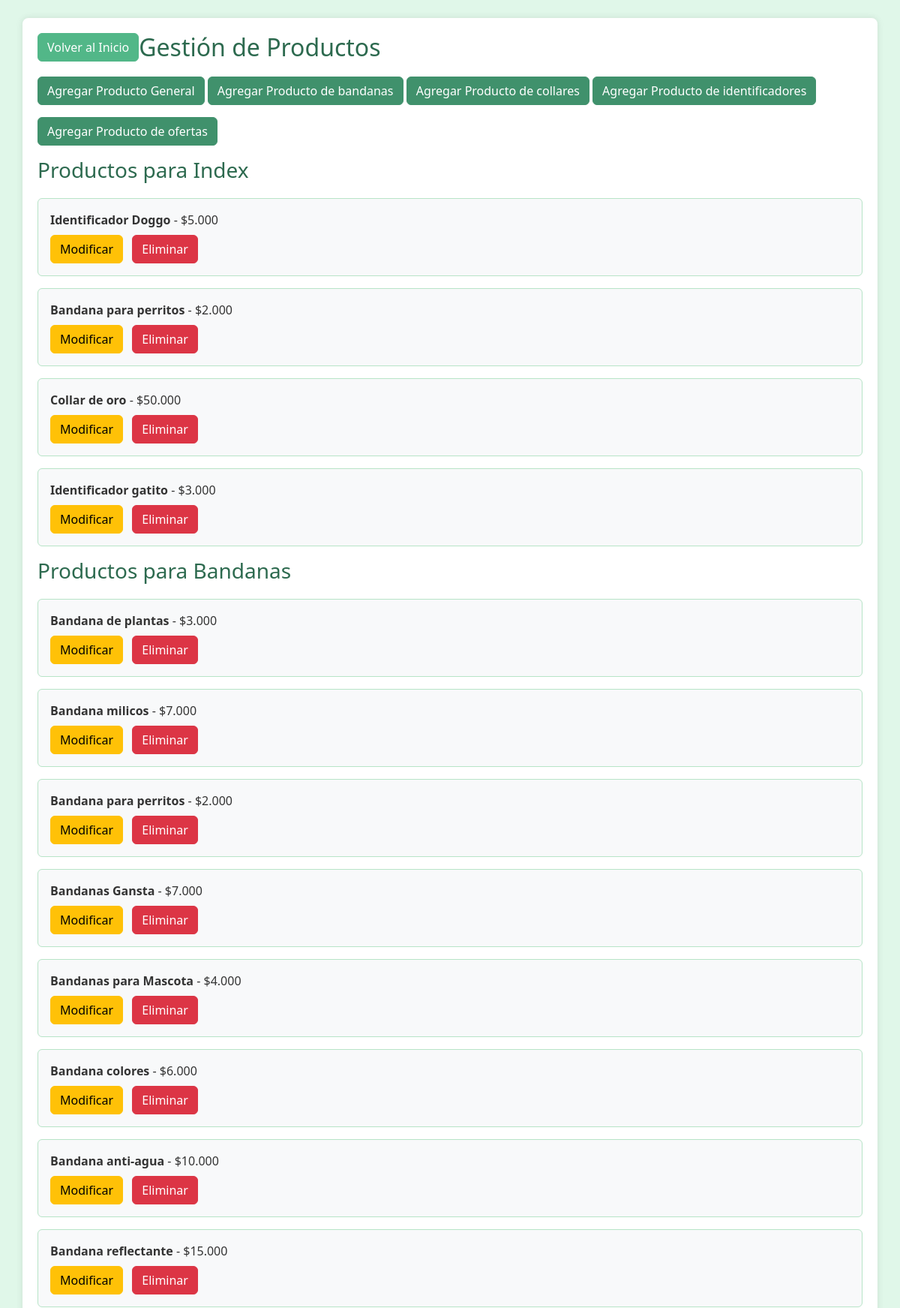
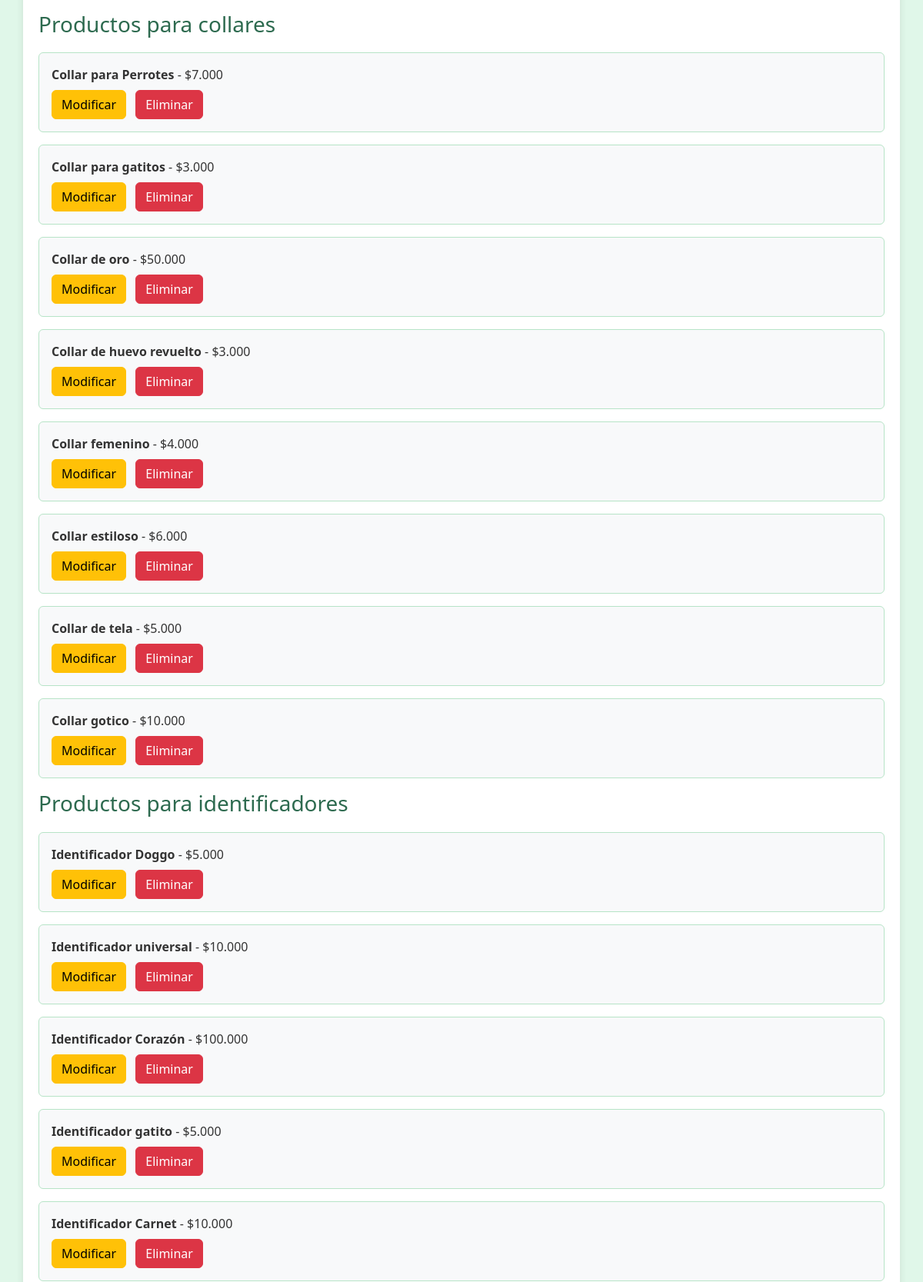
The page /aplicacion/admin_listado/ (upper part) on the database its author committed (2 pictures, top to bottom).
### aplicacion/models.py (models this page shows, shortened)
class Producto(models.Model):
    imagen = models.ImageField(upload_to='productos/')
    nombre = models.CharField(max_length=100)
    texto = models.CharField(max_length=100)
    precio = models.CharField(max_length=50)

class Producto_bandanas(models.Model):
    imagen = models.ImageField(upload_to='productos/')
    nombre = models.CharField(max_length=100)
    texto = models.CharField(max_length=100)
    precio = models.CharField(max_length=50)

class Producto_collares(models.Model):
    imagen = models.ImageField(upload_to='productos/')
    nombre = models.CharField(max_length=100)
    texto = models.CharField(max_length=100)
    precio = models.CharField(max_length=50)

class Producto_identificadores(models.Model):
    imagen = models.ImageField(upload_to='productos/')
    nombre = models.CharField(max_length=100)
    texto = models.CharField(max_length=100)
    precio = models.CharField(max_length=50)

### aplicacion/views.py (the view)
# urls.py: path('admin_listado/', views.lista_productos, name='lista_productos'),
def lista_productos(request):
    productos_index = Producto.objects.all()
    productos_bandanas = Producto_bandanas.objects.all()
    productos_collares = Producto_collares.objects.all()
    productos_identificadores = Producto_identificadores.objects.all()
    productos_ofertas = Producto_ofertas.objects.all()
    return render(request, 'paginas/admin_listado.html', {
        'productos_index': productos_index,
        'productos_bandanas': productos_bandanas,
        'productos_collares': productos_collares,
        'productos_identificadores': productos_identificadores,
        'productos_ofertas': productos_ofertas,
    })

### aplicacion/templates/paginas/admin_listado.html (shortened to what this page needs)
<!DOCTYPE html>
<html lang="en">
<head>
    {% load static %}
    <link rel="stylesheet" href="{% static 'bootstrap-5.3.3-dist/css/bootstrap.min.css' %}">
    <link rel="stylesheet" href="{% static 'css/style_admin.css' %}">
</head>
<body>
<div class="container mt-4">
    <a href="{% url 'index' %}" class="btn btn-secondary mb-3 left-corner">Volver al Inicio</a>
    <h2>Gestión de Productos</h2>
    <a href="{% url 'agregar_producto_index' %}" class="btn btn-primary mb-3">Agregar Producto General</a>
    <a href="{% url 'agregar_producto_bandanas' %}" class="btn btn-primary mb-3">Agregar Producto de bandanas</a>
    <a href="{% url 'agregar_producto_collares' %}" class="btn btn-primary mb-3">Agregar Producto de collares</a>
    <a href="{% url 'agregar_producto_identificadores' %}" class="btn btn-primary mb-3">Agregar Producto de identificadores</a>
    <a href="{% url 'agregar_producto_ofertas' %}" class="btn btn-primary mb-3">Agregar Producto de ofertas</a>
    <div class="product-list">
        <h3>Productos para Index</h3>
        {% for producto in productos_index %}
        <div class="product-item bg-light p-3 mb-3 rounded">
            <div>
                <strong>{{ producto.nombre }}</strong> - {% if '$' not in producto.precio %}${% endif %}{{ producto.precio }}
            </div>
            <div class="mt-2">
                <a href="{% url 'modificar_producto_index' producto.id %}" class="btn btn-warning me-2">Modificar</a>
                <a href="{% url 'eliminar_producto_index' producto.id %}" class="btn btn-danger">Eliminar</a>
            </div>
        </div>
        {% endfor %}
    </div>
    <div class="product-list">
        <h3>Productos para Bandanas</h3>
        {% for producto in productos_bandanas %}
        <div class="product-item bg-light p-3 mb-3 rounded">
            <div>
                <strong>{{ producto.nombre }}</strong> - {% if '$' not in producto.precio %}${% endif %}{{ producto.precio }}
            </div>
            <div class="mt-2">
                <a href="{% url 'modificar_producto_bandanas' producto.id %}" class="btn btn-warning me-2">Modificar</a>
                <a href="{% url 'eliminar_producto_bandanas' producto.id %}" class="btn btn-danger">Eliminar</a>
            </div>
        </div>
        {% endfor %}
    </div>
    <div class="product-list">
        <h3>Productos para collares</h3>
        {% for producto in productos_collares %}
        <div class="product-item bg-light p-3 mb-3 rounded">
            <div>
                <strong>{{ producto.nombre }}</strong> - {% if '$' not in producto.precio %}${% endif %}{{ producto.precio }}
            </div>
            <div class="mt-2">
                <a href="{% url 'modificar_producto_collares' producto.id %}" class="btn btn-warning me-2">Modificar</a>
                <a href="{% url 'eliminar_producto_collares' producto.id %}" class="btn btn-danger">Eliminar</a>
            </div>
        </div>
        {% endfor %}
    </div>
    <div class="product-list">
        <h3>Productos para identificadores</h3>
        {% for producto in productos_identificadores %}
        <div class="product-item bg-light p-3 mb-3 rounded">
            <div>
                <strong>{{ producto.nombre }}</strong> - {% if '$' not in producto.precio %}${% endif %}{{ producto.precio }}
            </div>
            <div class="mt-2">
                <a href="{% url 'modificar_producto_identificadores' producto.id %}" class="btn btn-warning me-2">Modificar</a>
                <a href="{% url 'eliminar_producto_identificadores' producto.id %}" class="btn btn-danger">Eliminar</a>
            </div>
        </div>
        {% endfor %}
    </div>
</div>
</body>
</html>

### proyecto/static/css/style_admin.css (style rules this page uses)
body { background-color: #e0f7e9; color: #333; }
.container { background-color: #ffffff; border-radius: 8px; box-shadow: 0 0 10px rgba(0, 0, 0, 0.1); padding: 20px; }
h2, h3 { color: #2d6a4f; }
a.btn-secondary { background-color: #52b788; border-color: #52b788; }
.product-list .product-item { background-color: #d4f3e1; border: 1px solid #b7e4c7; }
.product-item .btn-warning { background-color: #ffc107; border-color: #ffc107; }
.product-item .btn-danger { background-color: #dc3545; border-color: #dc3545; }
a.btn-primary { background-color: #40916c; border-color: #40916c; }
h2, h3 { margin-bottom: 20px; }
.left-corner { float: left; }
.mt-2 { margin-top: 10px; }

### rows shown on the page
Producto: nombre "Identificador Doggo", precio "5.000"
Producto: nombre "Bandana para perritos", precio "2.000"
Producto: nombre "Collar de oro", precio "50.000"
Producto: nombre "Identificador gatito", precio "3.000"
Producto_bandanas: nombre "Bandana de plantas", precio "3.000"
Producto_bandanas: nombre "Bandana milicos", precio "7.000"
Producto_bandanas: nombre "Bandana para perritos", precio "2.000"
Producto_bandanas: nombre "Bandanas Gansta", precio "7.000"
Producto_bandanas: nombre "Bandanas para Mascota", precio "4.000"
Producto_bandanas: nombre "Bandana colores", precio "6.000"
Producto_bandanas: nombre "Bandana anti-agua", precio "10.000"
Producto_bandanas: nombre "Bandana reflectante", precio "15.000"
Producto_collares: nombre "Collar para Perrotes", precio "7.000"
Producto_collares: nombre "Collar para gatitos", precio "3.000"
Producto_collares: nombre "Collar de oro", precio "50.000"
Producto_collares: nombre "Collar de huevo revuelto", precio "3.000"
Producto_collares: nombre "Collar femenino", precio "4.000"
Producto_collares: nombre "Collar estiloso", precio "6.000"
Producto_collares: nombre "Collar de tela", precio "5.000"
Producto_collares: nombre "Collar gotico", precio "10.000"
Producto_identificadores: nombre "Identificador Doggo", precio "5.000"
Producto_identificadores: nombre "Identificador universal", precio "10.000"
Producto_identificadores: nombre "Identificador Corazón", precio "100.000"
Producto_identificadores: nombre "Identificador gatito", precio "5.000"
Producto_identificadores: nombre "Identificador Carnet", precio "10.000"
